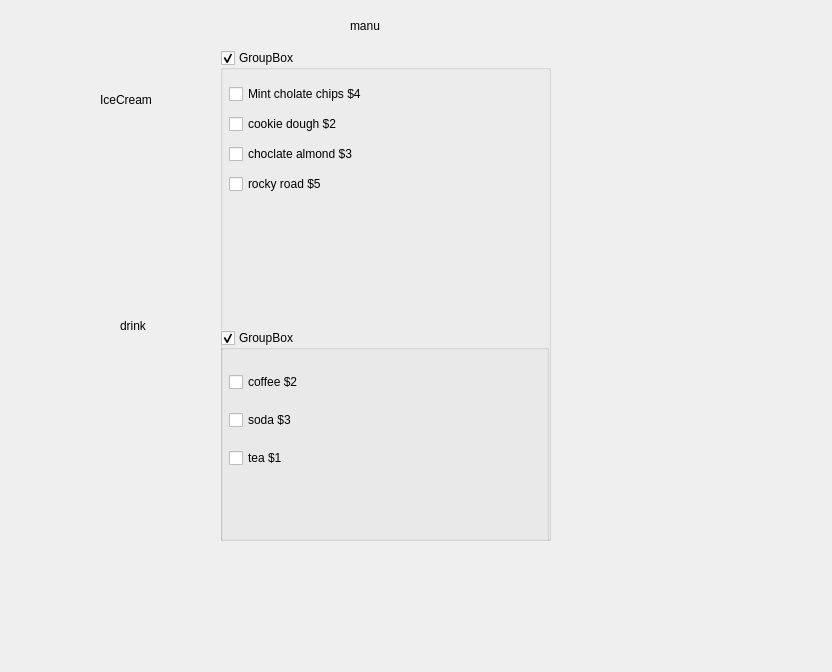
<?xml version="1.0" encoding="UTF-8"?>
<ui version="4.0">
 <class>Dialog</class>
 <widget class="QDialog" name="Dialog">
  <property name="geometry">
   <rect>
    <x>0</x>
    <y>0</y>
    <width>832</width>
    <height>672</height>
   </rect>
  </property>
  <property name="windowTitle">
   <string>Dialog</string>
  </property>
  <widget class="QLabel" name="label">
   <property name="geometry">
    <rect>
     <x>350</x>
     <y>20</y>
     <width>54</width>
     <height>12</height>
    </rect>
   </property>
   <property name="text">
    <string>manu</string>
   </property>
  </widget>
  <widget class="QLabel" name="labelAmount">
   <property name="geometry">
    <rect>
     <x>200</x>
     <y>580</y>
     <width>371</width>
     <height>51</height>
    </rect>
   </property>
   <property name="text">
    <string/>
   </property>
  </widget>
  <widget class="QLabel" name="label_3">
   <property name="geometry">
    <rect>
     <x>100</x>
     <y>90</y>
     <width>71</width>
     <height>20</height>
    </rect>
   </property>
   <property name="text">
    <string>IceCream</string>
   </property>
  </widget>
  <widget class="QLabel" name="label_4">
   <property name="geometry">
    <rect>
     <x>120</x>
     <y>320</y>
     <width>54</width>
     <height>12</height>
    </rect>
   </property>
   <property name="text">
    <string>drink</string>
   </property>
  </widget>
  <widget class="QWidget" name="verticalLayoutWidget_3">
   <property name="geometry">
    <rect>
     <x>220</x>
     <y>50</y>
     <width>331</width>
     <height>491</height>
    </rect>
   </property>
   <layout class="QVBoxLayout" name="verticalLayout_3">
    <item>
     <widget class="QGroupBox" name="groupBoxIceCreams">
      <property name="title">
       <string>GroupBox</string>
      </property>
      <property name="checkable">
       <bool>true</bool>
      </property>
      <property name="checked">
       <bool>true</bool>
      </property>
      <widget class="QWidget" name="verticalLayoutWidget">
       <property name="geometry">
        <rect>
         <x>9</x>
         <y>30</y>
         <width>181</width>
         <height>121</height>
        </rect>
       </property>
       <layout class="QVBoxLayout" name="verticalLayout">
        <item>
         <widget class="QCheckBox" name="checkBoxChoclateChips">
          <property name="text">
           <string>Mint cholate chips $4</string>
          </property>
         </widget>
        </item>
        <item>
         <widget class="QCheckBox" name="checkBoxCookieDough">
          <property name="text">
           <string>cookie dough $2</string>
          </property>
         </widget>
        </item>
        <item>
         <widget class="QCheckBox" name="checkBoxChoclateAlmond">
          <property name="text">
           <string>choclate almond $3</string>
          </property>
         </widget>
        </item>
        <item>
         <widget class="QCheckBox" name="checkBoxRockyRoad">
          <property name="text">
           <string>rocky road $5</string>
          </property>
         </widget>
        </item>
       </layout>
      </widget>
      <widget class="QGroupBox" name="groupBoxDrinks">
       <property name="geometry">
        <rect>
         <x>0</x>
         <y>280</y>
         <width>329</width>
         <height>489</height>
        </rect>
       </property>
       <property name="title">
        <string>GroupBox</string>
       </property>
       <property name="checkable">
        <bool>true</bool>
       </property>
       <property name="checked">
        <bool>true</bool>
       </property>
       <widget class="QWidget" name="verticalLayoutWidget_2">
        <property name="geometry">
         <rect>
          <x>9</x>
          <y>30</y>
          <width>181</width>
          <height>121</height>
         </rect>
        </property>
        <layout class="QVBoxLayout" name="verticalLayout_2">
         <item>
          <widget class="QCheckBox" name="checkBoxCoffee">
           <property name="text">
            <string>coffee $2</string>
           </property>
          </widget>
         </item>
         <item>
          <widget class="QCheckBox" name="checkBoxSoda">
           <property name="text">
            <string>soda $3</string>
           </property>
          </widget>
         </item>
         <item>
          <widget class="QCheckBox" name="checkBoxTea">
           <property name="text">
            <string>tea $1</string>
           </property>
          </widget>
         </item>
        </layout>
       </widget>
      </widget>
     </widget>
    </item>
   </layout>
  </widget>
 </widget>
 <resources/>
 <connections/>
</ui>
